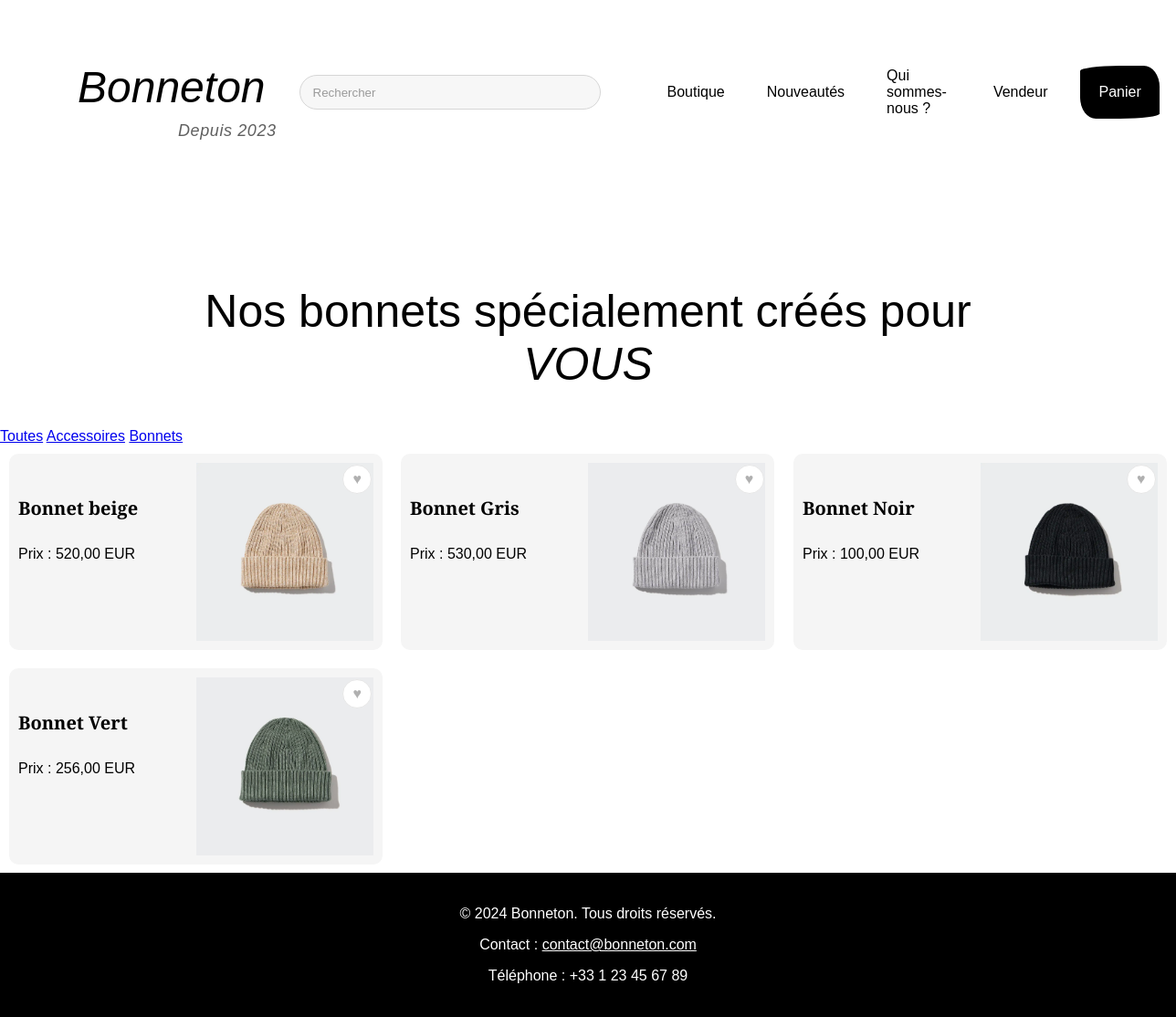
The page /public/article.php (signed in) on the database its author committed.
### tables this page shows
CREATE TABLE `categories` (
  `id` int(11) NOT NULL,
  `name` varchar(100) NOT NULL
);

CREATE TABLE `article` (
  `id` int(11) NOT NULL,
  `user_id` int(11) NOT NULL,
  `article_name` text NOT NULL,
  `caract` text NOT NULL,
  `img` text NOT NULL,
  `price_cents` int(11) NOT NULL DEFAULT 0,
  `currency` char(3) NOT NULL DEFAULT 'EUR',
  `stock` int(11) NOT NULL DEFAULT 0,
  `status` enum('active','out_of_stock','archived') NOT NULL DEFAULT 'active',
  `mise_en_vente` date NOT NULL,
  `nb_vente` int(11) NOT NULL DEFAULT 0,
  `created_at` timestamp NOT NULL DEFAULT current_timestamp(),
  `updated_at` timestamp NULL DEFAULT NULL ON UPDATE current_timestamp()
);

### public/includes/config.php (called while the page is built, shortened)
<?php
if (!function_exists('format_price')) {
    function format_price($cents, $currency = 'EUR')
    {
        $amount = number_format(((int) $cents) / 100, 2, ',', ' ');
        return $amount . ' ' . $currency;
    }
}

### public/includes/affichage_article.php (the view, shortened to what this page needs)
<?php
$article_classes = 'article';
if (!empty($reveal_style)) {
    $article_style = $reveal_style;
} else {
    $article_style = '';
}
if (!empty($reveal_class)) {
    $article_classes .= ' ' . $reveal_class;
}
$article_id = (int) ($row["id"] ?? 0);
$is_favorite = !empty($favorites_map) && isset($favorites_map[$article_id]);
echo "<div class='article-card'>";
if (isset($_SESSION['id'])) {
    echo "<form method='POST' action='actions/toggle-favori.php' class='favorite-form'>";
    echo "<button type='submit' class='favorite-button" . ($is_favorite ? " is-active" : "") . "' aria-label='Favori' title='Favori'>♥</button>";
    echo "</form>";
}
echo "<a class='article-link' href='page_details_article.php?id=" . e($article_id) . "'><div class='" . e($article_classes) . "' " . $article_style . ">";
echo "<div class='left-section'>";
echo "<br><br><h2>" . e($row["article_name"]) . "</h2><br>";
$price_cents = $row["price_cents"] ?? null;
$currency = $row["currency"] ?? 'EUR';
if ($price_cents !== null && function_exists('format_price')) {
    echo "<p>Prix : " . e(format_price($price_cents, $currency)) . "</p>";
} elseif ($price_cents !== null) {
    echo "<p>Prix : " . e($price_cents) . " €</p>";
}
echo "</div>";
echo "<div class='right-section'>";
$image_url = $row["image_url"] ?? $row["img"];
echo "<img src='" . e($image_url) . "' alt='" . e($row["article_name"]) . "'>";
echo "</div>";
echo "</div></a>";
echo "</div>";

### public/article.php (shortened to what this page needs)
<?php
include("includes/header.php");
?>
</head>
<body>
    <?php
    include("includes/menu.php");
    ?>
    <section class="haut reveal">
        <h1>Nos bonnets spécialement créés pour <i>VOUS</i></h1>
    </section>
    <?php
include 'includes/config.php';
$connexion = obtenirConnexion();
$category_id = isset($_GET['category']) ? (int) $_GET['category'] : 0;
$favorites_map = [];
$categories = [];
    $stmt_categories = $connexion->prepare("SELECT id, name FROM categories ORDER BY name ASC");
    $stmt_categories->execute();
    $result_categories = $stmt_categories->get_result();
    while ($cat = $result_categories->fetch_assoc()) {
        $categories[] = $cat;
    }
    if ($category_id > 0) {
        $stmt = $connexion->prepare("SELECT article.*, COALESCE(ai.url, article.img) AS image_url FROM article LEFT JOIN article_images ai ON ai.article_id = article.id AND ai.is_primary = 1 JOIN article_categories ac ON ac.article_id = article.id WHERE article.status = 'active' AND ac.category_id = ?");
        $stmt->bind_param("i", $category_id);
    } else {
        $stmt = $connexion->prepare("SELECT article.*, COALESCE(ai.url, article.img) AS image_url FROM article LEFT JOIN article_images ai ON ai.article_id = article.id AND ai.is_primary = 1 WHERE article.status = 'active'");
    }
    $stmt->execute();
    $resultat = $stmt->get_result();
    if (!empty($categories)) {
        echo "<div class='categories reveal'>";
        echo "<a href='article.php'>Toutes</a> ";
        foreach ($categories as $cat) {
            echo "<a href='article.php?category=" . e($cat['id']) . "'>" . e($cat['name']) . "</a> ";
        }
        echo "</div>";
    }
    if ($resultat->num_rows > 0) {
        $reveal_class = 'reveal';
        while ($row = $resultat->fetch_assoc()) {
            include("includes/affichage_article.php");
        }
    } else {
        echo "<p class='empty-state'>Aucun article trouvé.</p>";
    }
    echo "<br/>";
    include("includes/footer.php");
    ?>

### public/assets/css/stylebase.css (style rules this page uses)
html, body { height: 100%; margin: 0; padding: 0; }
body { font-family: 'Playfair Display', sans-serif; font-weight: thin; min-height: 100vh; display: flex; flex-direction: column; }
.haut { text-align: center; }
.haut h1 { font-size: 50px; font-weight: 400; text-align: center; padding: 50px 200px 0px; }
.haut h1 i { font-weight: 50px; }
.reveal { opacity: 0; transform: translateY(22px); transition: opacity 0.6s ease, transform 0.6s ease; transition-delay: var(--stagger-delay, 0ms); will-change: opacity, transform; }
.reveal-visible { opacity: 1; transform: translateY(0); }

### public/assets/css/article.css (style rules this page uses)
.article { width: calc(33.33% - 20px); border: 3px; margin: 10px; padding: 10px; display: inline-block; vertical-align: top; box-sizing: border-box; position: relative; background-color: #f5f5f5; cursor: pointer; border-radius: 10px; transition: transform 0.25s ease, box-shadow 0.25s ease; }
.article-card { position: relative; display: inline-block; width: calc(33.33% - 20px); margin: 10px; vertical-align: top; }
.article-card .article { width: 100%; margin: 0; }
.article-link { text-decoration: none; color: inherit; }
.favorite-form { position: absolute; top: 12px; right: 12px; z-index: 2; }
.favorite-button { width: 32px; height: 32px; border-radius: 999px; border: 1px solid #e6e6e6; background-color: #fff; color: #b0b0b0; font-size: 16px; cursor: pointer; line-height: 1; display: inline-flex; align-items: center; justify-content: center; transition: color 0.2s ease, border-color 0.2s ease, transform 0.2s ease; }
.left-section { width: 50%; float: left; }
.left-section h2, .left-section p { text-decoration: none; }
.right-section { width: 50%; float: left; }
.article img { width: 100%; display: block; }
.article h2 { font-size: 20px; margin-bottom: 5px; margin-top: 0; }
.article p { margin: 5px 0; }

### rows shown on the page
categories: name "Accessoires"
categories: name "Bonnets"
article: article_name "Bonnet beige", format_price($price_cents, $currency) "520,00 EUR", shows a picture
article: article_name "Bonnet Gris", format_price($price_cents, $currency) "530,00 EUR", shows a picture
article: article_name "Bonnet Noir", format_price($price_cents, $currency) "100,00 EUR", shows a picture
article: article_name "Bonnet Vert", format_price($price_cents, $currency) "256,00 EUR", shows a picture

### other values the page prints
$_SESSION['prenom'] "Vendeur"
